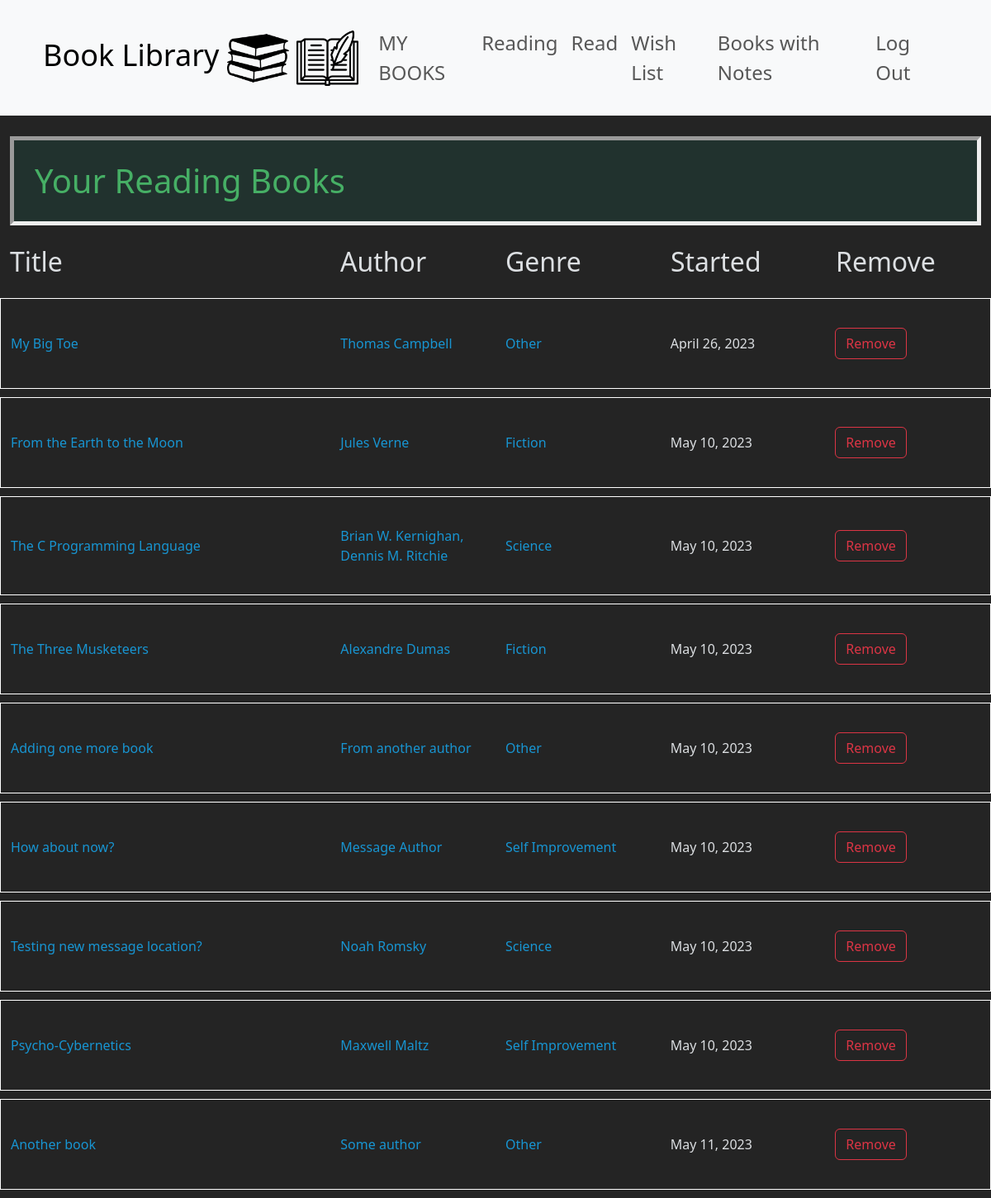
The app's page /user_list_of_books/reading_books (signed in) with its own data.
### book_library/models.py (models this page shows, shortened)
class Reading(models.Model):
    user = models.ForeignKey(User, blank=False, null=False, on_delete=models.CASCADE, related_name="reading_user")
    book = models.ForeignKey(Book, blank=False, null=False, on_delete=models.CASCADE, related_name="reading_book")
    why = models.TextField(blank=True, null=True, max_length=1024)
    started_reading = models.DateField(blank=True, null=True, auto_now_add=True)
    recommend = models.BooleanField(blank=True, null=True)
    class Meta:
        constraints = [
            models.UniqueConstraint(fields=['user', 'book'], name='one why per user/book reading')
        ]

class Book(models.Model):
    title = models.CharField(max_length=255)
    author = models.CharField(max_length=128)
    class Genre(models.IntegerChoices):
        SELF_IMPROVEMENT = 1
        BIOGRAPHY = 2
        ECONOMY = 3
        FICTION = 4
        SCIENCE = 5
        MINDSET = 6
        OTHER = 7
    genre = models.IntegerField(choices=Genre.choices)
    class Meta:
        constraints = [
            models.UniqueConstraint(fields=['title', 'author'], name='one unique title per author')
        ]

### book_library/views.py (the view)
# urls.py: path("user_list_of_books/<str:what_list>", views.user_list_of_books, name="user_list_of_books"),
def user_list_of_books(request, what_list):
    if what_list == "all_books":
        user_list_of_books = Book.objects.all().order_by("title")
    elif what_list == "reading_books":
        user_list_of_books = Reading.objects.filter(user=request.user)
    elif what_list == "read_books":
        user_list_of_books = Read.objects.filter(user=request.user)
    elif what_list == "wish_books":
        user_list_of_books = Wish.objects.filter(user=request.user)
    elif what_list == "books_with_notes":
        user_notes = Note.objects.filter(user=request.user)
        user_list_of_books = Book.objects.filter(note_book__in=user_notes).distinct()
        print(user_list_of_books)
    context = {"user_list_of_books": user_list_of_books, "what_list": what_list}
    return render(request, "book_library/user_list_of_books.html", context)

### book_library/templates/book_library/user_list_of_books.html (shortened to what this page needs)
{% extends "book_library/layout.html" %}
{% load static %}
{% block body %}
<div class="container-fluid">
    {% if what_list == 'all_books' %}
        <h1>All books in the database</h1>
    {% elif  what_list == 'reading_books' %}
        <h1>Your Reading Books</h1>
    {% elif what_list == 'read_books' %}
        <h1>Your Read Books</h1>
    {% elif what_list == 'wish_books' %}
        <h1>Your Wish List Books</h1>
    {% elif what_list == 'books_with_notes' %}
        <h1>All Your Books with Notes</h1>
    {% endif %}
    <div class="row">
        <div class="col-4"><h3>Title</h3></div>
        <div class="col"><h3>Author</h3></div>
        <div class="col d-none d-lg-block"><h3>Genre</h3></div>
        {% if what_list != 'wish_books' and what_list != 'books_with_notes' %}
        <div class="col"><h3>Started</h3></div>
        {% endif %}
        <div class="col"><h3>Remove</h3></div>
    </div>
    <div class="row">
        <div class="col">
            <ul>
                {% for book in user_list_of_books %}
                <li>
                    <div class="row element-row align-items-center">
                        {% if what_list == 'books_with_notes' %}
                            <div class="col col-4"><a href="{% url 'book_library:detail_view' request.user.id book.id %}">{{ book.title }}</a></div>
                            <div class="col "><a href="{% url 'book_library:author_view' book.author %}">{{ book.author }}</a></div>
                            <div class="col d-none d-lg-block"><a href="{% url 'book_library:genre_view' book.genre %}">{{ book.get_genre_display }}</a></div>
                        {% else %}
                            <div class="col-4"><a href="{% url 'book_library:detail_view' request.user.id book.book.id %}">{{ book.book.title }}</a></div>
                            <div class="col"><a href="{% url 'book_library:author_view' book.book.author %}">{{ book.book.author }}</a></div>
                            <div class="col d-none d-lg-block"><a href="{% url 'book_library:genre_view' book.book.genre %}">{{ book.book.get_genre_display }}</a></div>
                        {% endif %}
                            {% if what_list != 'wish_books' and what_list != 'books_with_notes' %}
                            <div class="col">{{ book.started_reading }}</div>
                            {% endif %}
                            <div class="col"><button class="btn btn-outline-danger remove-button" id="{{ book.book.id }}">Remove</button></div>
                    </div>
                </li>
                {% endfor %}
            </ul>
        </div>
    </div>
</div>
{% endblock %}

### book_library/static/book_library/style.css (style rules this page uses)
body { background-color: rgba(0, 0, 0, 0.86); color:rgba(237, 240, 243, 0.918); }
h1 { background-color: rgba(21, 104, 86, 0.2); border: thick solid; border-style: inset; color: #46af65; margin-top: 25px; margin-bottom: 25px; padding: 25px; }
h3 { margin-bottom: 25px; font-size: 2em; }
ul { list-style-type: none; margin: 0; padding: 0; }
.element-row { border: 1px white solid; padding-top: 35px; padding-bottom: 35px; }
.element-row a { color: rgb(24, 149, 210); text-decoration: none; }
.element-row { margin-bottom: 10px; }

### records on screen
Reading: book "My Big Toe", book.author "Thomas Campbell", book.genre "Other", started_reading "April 26, 2023"
Reading: book "From the Earth to the Moon", book.author "Jules Verne", book.genre "Fiction", started_reading "May 10, 2023"
Reading: book "The C Programming Language", book.author "Brian W. Kernighan, Dennis M. Ritchie", book.genre "Science", started_reading "May 10, 2023"
Reading: book "The Three Musketeers", book.author "Alexandre Dumas", book.genre "Fiction", started_reading "May 10, 2023"
Reading: book "Adding one more book", book.author "From another author", book.genre "Other", started_reading "May 10, 2023"
Reading: book "How about now?", book.author "Message Author", book.genre "Self Improvement", started_reading "May 10, 2023"
Reading: book "Testing new message location?", book.author "Noah Romsky", book.genre "Science", started_reading "May 10, 2023"
Reading: book "Psycho-Cybernetics", book.author "Maxwell Maltz", book.genre "Self Improvement", started_reading "May 10, 2023"
Reading: book "Another book", book.author "Some author", book.genre "Other", started_reading "May 11, 2023"
